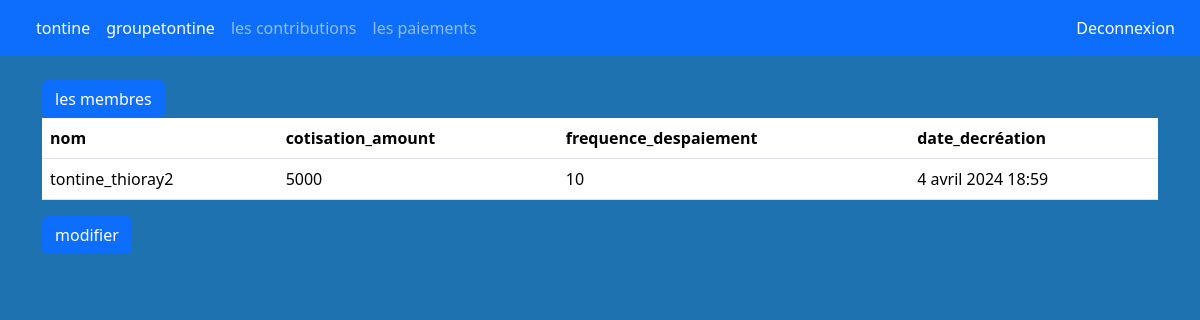
Screenshot of /groupe/1/ with the database file from the repository.
### totine_of_app/models.py (models this page shows, shortened)
class groupetontinee(models.Model):
    nom = models.CharField(max_length=150)
    cotisation_amount = models.CharField(max_length=150)
    frequence_despaiement = models.CharField(max_length=50)
    date_decréation = models.DateTimeField(auto_now_add=True)

### totine_of_app/views.py (the view)
# urls.py: path('groupe/<int:id>/' , groupe_details, name= 'details'),
def groupe_details(request, id):
  groupe = get_object_or_404(groupetontinee, id=id)
  return render(request, "groupe/groupe_details.html", {"groupe" :groupe})

### totine_of_app/templates/groupe/groupe_details.html (shortened to what this page needs)
{% extends 'base.html' %}
    {% block contenu %}
    <div class="table-responsive-vertical shadow-z-1">
        <table id="" class="table table-hover table-mc-light-blue ">
            <thead>
              <tr>
                <th>nom</th>
                <th>cotisation_amount</th><br>
                <th>frequence_despaiement</th>
                <th>date_decréation</th>
              </tr>
            <tbody>
              <a href="{% url 'liste'%}"  class="btn btn-primary">les membres
                <tr>
                <td>{{groupe.nom}}</td>
                <td>{{groupe.cotisation_amount}}</td>
                <td>{{groupe.frequence_despaiement}}</td>
                <td>{{groupe.date_decréation}}</td>
                </tr>
              </a>
            </thead>
        </table>
        <div class="mt-2">
           <a href="{% url 'edit' groupe.id %}" class="btn btn-primary">modifier</a>
        </div>
      </div>
{% endblock %}

### totine_of_app/templates/base.html (style rules this page uses)
body { background-color: #1d72af; }

### rows the page displays
groupetontinee: nom "tontine_thioray2", cotisation_amount "5000", frequence_despaiement "10", date_decréation "4 avril 2024 18:59"
